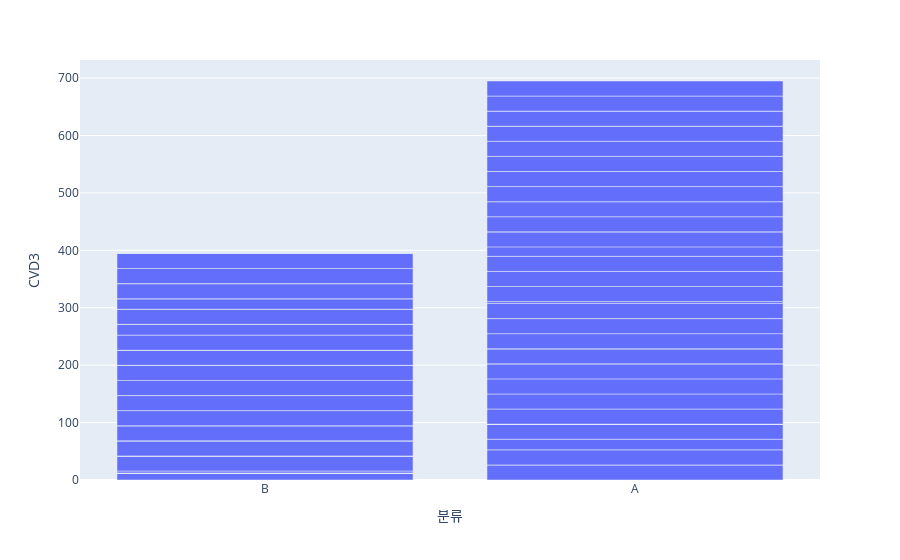

Notebook cell for this chart:
### Code cell
px.bar(df2, x ='분류', y ='CVD3')

### Figure 1 — Plotly figure (JSON) as saved in the notebook; plotly's stock layout.template omitted (floating-point values rounded to 4 significant figures)
{"data": [{"alignmentgroup": "True", "hovertemplate": "분류=%{x}<br>CVD3=%{y}<extra></extra>", "legendgroup": "", "marker": {"color": "#636efa", "pattern": {"shape": ""}}, "name": "", "offsetgroup": "", "orientation": "v", "showlegend": false, "textposition": "auto", "type": "bar", "x": ["B", "A", "A", "A", "A", "B", "B", "A", "B", "B", "A", "B", "B", "A", "A", "A", "B", "B", "A", "A", "A", "B", "B", "A", "A", "A", "B", "A", "B", "B", "A", "B", "A", "A", "A", "B", "B", "A", "A", "B", "A", "A", "B", "A", "B", "A", "A", "A", "A", "A", "A", "B", "A", "B", "B", "A", "B", "B", "B", "A", "B", "A", "B", "B", "A", "B", "B", "B", "A", "B", "A", "B", "B", "A", "A", "B", "B", "B", "B", "A", "A", "A", "B", "A", "B", "B", "B", "B", "B", "A", "B", "A", "B", "B", "A", "A", "B", "A", "B", "B"], "xaxis": "x", "y": [0.01972, 0.02038, 0.02185, 26.25, 0.02077, 0.01822, 12.06, 26.25, 0.01716, 0.01813, 18.44, 0.01814, 0.01885, 26.25, 0.0162, 0.01937, 0.01931, 0.01479, 0.01685, 0.02245, 0.01677, 3.47, 26.25, 26.25, 26.25, 26.25, 0.0203, 26.25, 0.01981, 0.01987, 0.02104, 0.01656, 26.25, 0.01696, 0.01553, 26.25, 0.01553, 26.25, 26.25, 0.01707, 0.02021, 26.25, 26.25, 3.319, 0.01816, 26.25, 26.25, 0.01545, 26.25, 16.5, 26.25, 0.0185, 0.01467, 26.25, 26.25, 26.25, 0.01901, 0.0159, 0.06956, 26.25, 26.25, 0.01621, 26.25, 0.01576, 26.25, 0.01656, 26.25, 0.01515, 26.25, 0.01775, 0.01779, 0.01708, 0.01848, 0.01771, 0.01659, 26.25, 18.82, 0.01988, 0.01822, 26.25, 0.01595, 26.25, 26.25, 26.25, 0.01723, 18.38, 0.01778, 0.01836, 26.25, 0.01699, 0.01846, 26.25, 0.01991, 0.02018, 0.02008, 26.25, 26.25, 26.25, 26.25, 0.01894], "yaxis": "y"}], "layout": {"barmode": "relative", "legend": {"tracegroupgap": 0}, "margin": {"t": 60}, "xaxis": {"anchor": "y", "domain": [0, 1], "title": {"text": "분류"}}, "yaxis": {"anchor": "x", "domain": [0, 1], "title": {"text": "CVD3"}}}}
